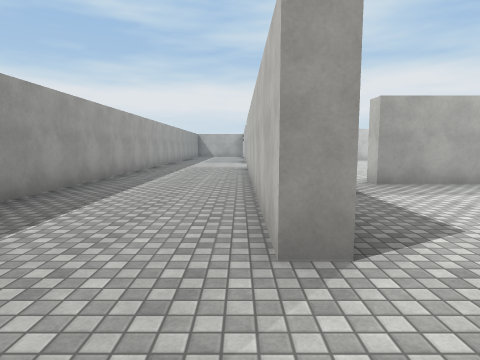
View 1 (above)

24 first-person views from a walk through a Unity game level. The camera is 1.5 m above the floor, tilts 6° down and sees 75° across. Doors are open. The floor is counted in squares, 2 m on a side. Each view is taken from the middle of a square. On the plan, view 1 faces up. The plan holds only what a view shows up to about 10 squares ahead; the rest is blank. The player character is not drawn. Surface patterns are stand-ins for the level's own textures.

View 2
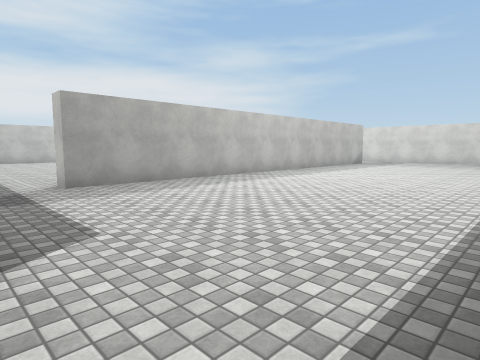

View 3
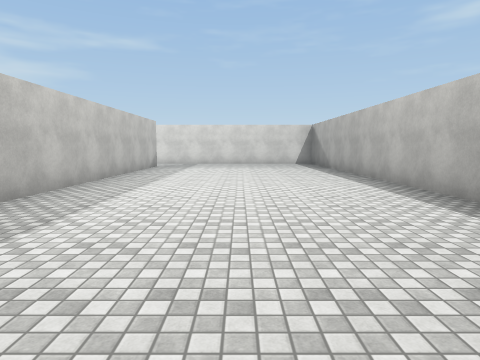

View 4
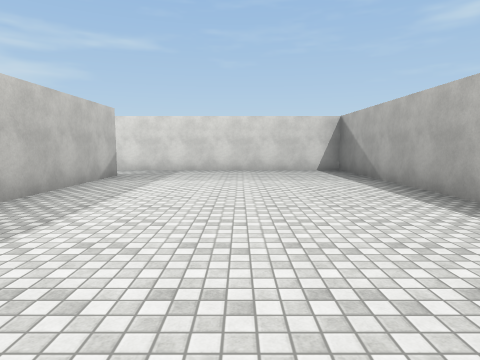

View 5
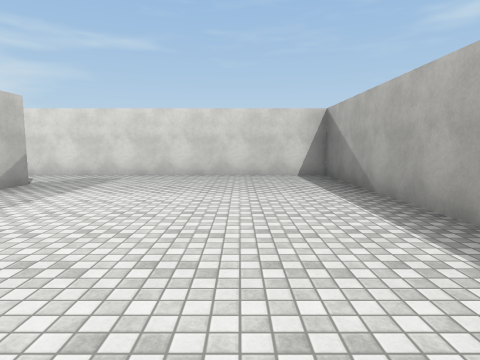

View 6
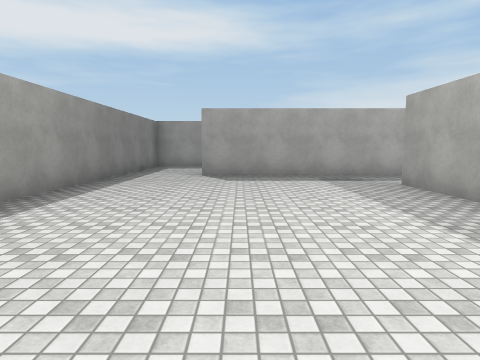

View 7
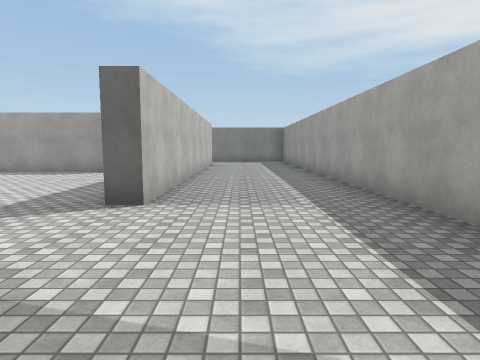

View 8
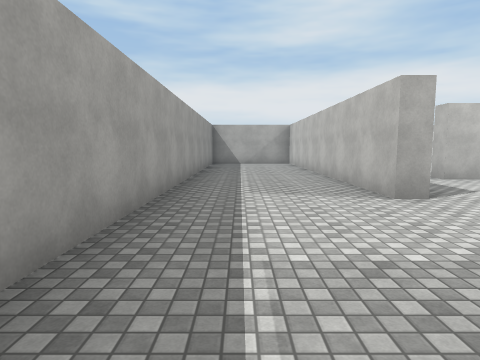

View 9
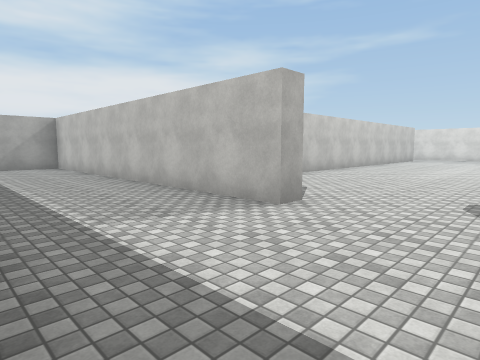

View 10
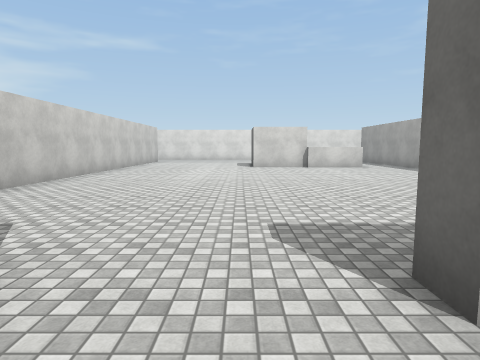

View 11
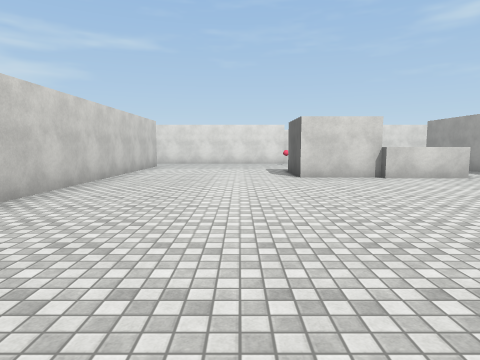

View 12
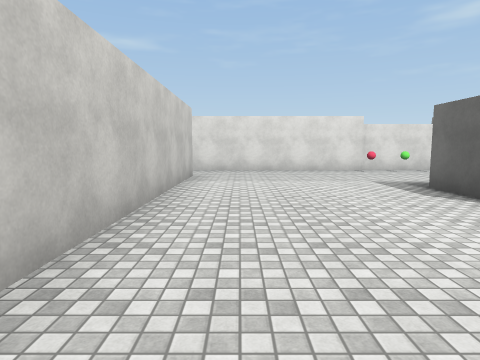

View 13
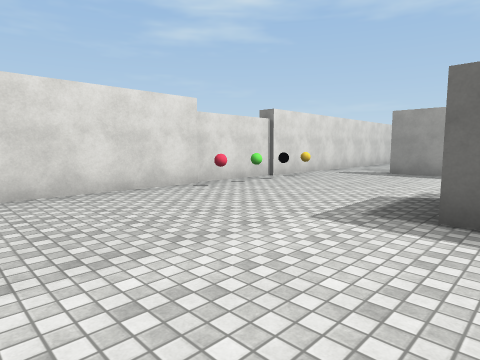

View 14
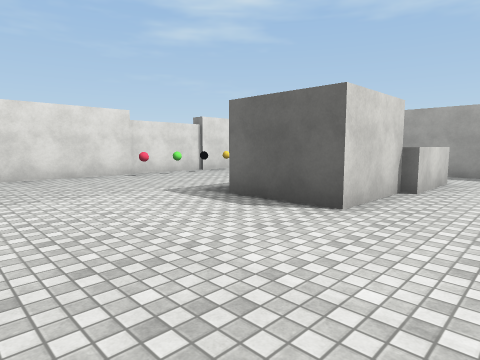

View 15
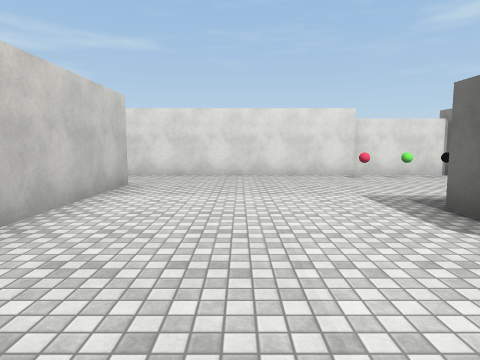

View 16
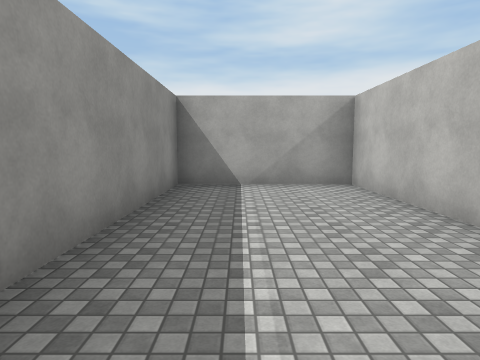

View 17
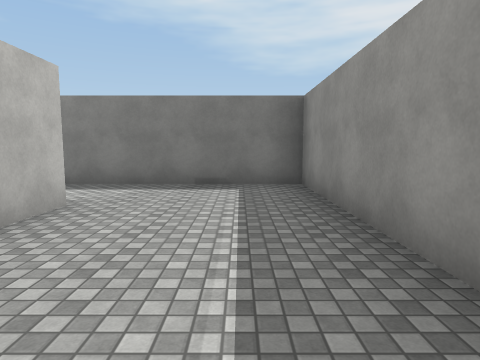

View 18
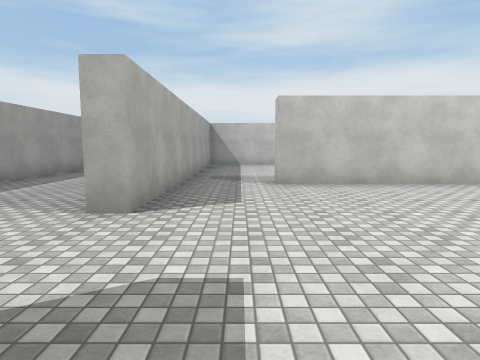

View 19
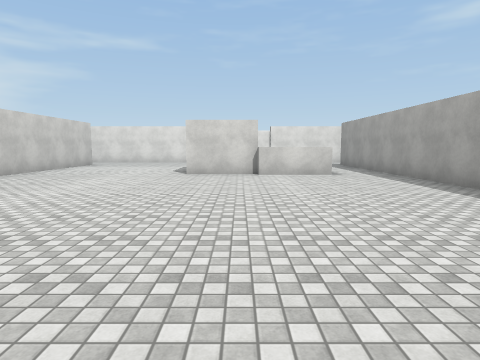

View 20
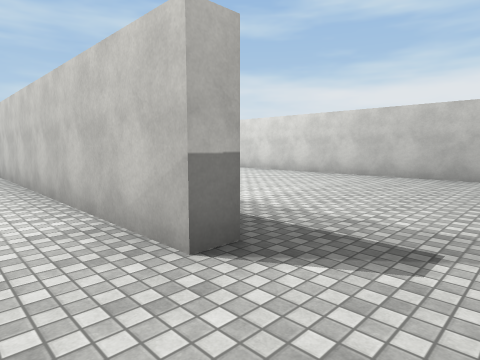

View 21
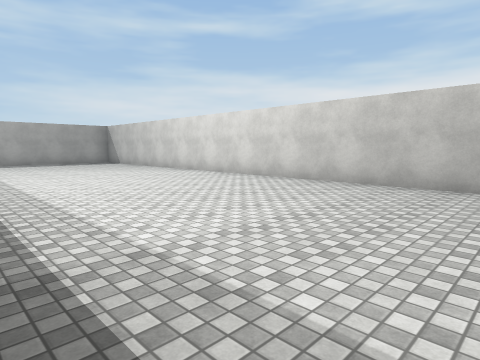

View 22
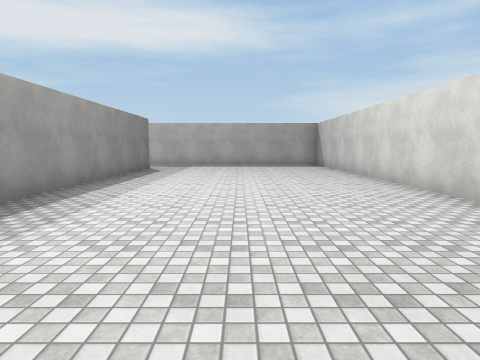

View 23
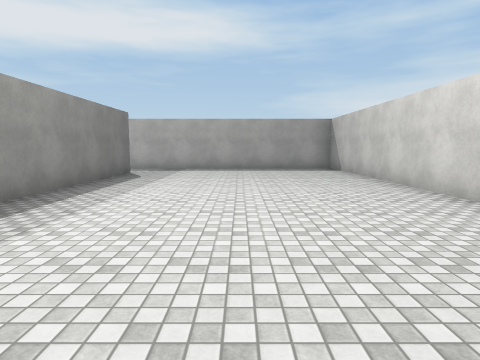

View 24
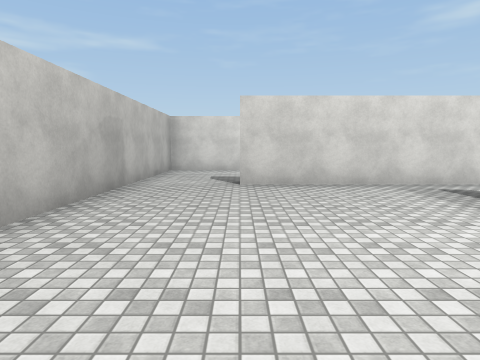

### Floor plan
Points are (right, up) in squares from view 1. A wall is a line through its corners. A room is listed if a view was taken in it or the views show most of it. See-through windows are left out.
Room 1 (views 1, 2, 3, 4, 5, 6, 7, 8, 9, 10, 16, 17)
walls: (0.8, 7.4) (0.8, 2) (0.3, 2) (0.3, 12); (7.1, -0.3) (17.2, -0.3) (17.2, 7.4); (0.3, 14.5) (0.3, 24.3) (-3.2, 24.3) (-3.2, -0.3) (4.9, -0.3); (15.2, 6.2) (2.8, 6.2) (2.8, 6.7)
ways out: opening at (2, 7) to room 2; opening at (16.5, 7) to room 2; open door at (0.4, 13.2) to room 2
Room 2 (views 11, 12, 13, 14, 15, 18, 19, 20)
walls: (15.3, 17.8) (15.3, 17.2) (2.8, 17.2) (2.8, 17.8); (2.8, 6.7) (15.2, 6.7); (0.8, 17.5) (0.8, 14.5); (17.2, 7.4) (17.2, 17.5)
ways out: opening at (2, 7) to room 1; opening at (16.5, 7) to room 1; open door at (0.4, 13.2) to room 1; opening at (2, 18) to room 3; opening at (16.5, 18) to room 3
objects: box (11, 9) to (12, 10); box (11, 11) to (12, 12); other object (17, 9); other object (17, 10); other object (17, 11); other object (17, 12)
Room 3 (views 21, 22, 23, 24)
walls: (2.8, 17.8) (9.9, 17.8); (17.2, 17.5) (17.2, 22); (17.5, 24.3) (1.9, 24.3); (0.8, 20.9) (0.8, 17.5)
ways out: opening at (2, 18) to room 2; opening at (16.5, 18) to room 2; opening at (18, 23.5)

Where each view was taken, in squares from view 1:
view 1: 0 up, 0 right, facing up
view 2: 0 up, 1 right, facing up-right
view 3: 3 up, 3 right, facing right
view 4: 3 up, 7 right, facing right
view 5: 2 up, 9 right, facing right
view 6: 3 up, 9 right, facing left
view 7: 16 up, 1 left, facing down
view 8: 10 up, 2 left, facing up
view 9: 12 up, 3 left, facing up-right
view 10: 13 up, 1 left, facing right
view 11: 14 up, 3 right, facing right
view 12: 16 up, 7 right, facing right
view 13: 16 up, 12 right, facing down-right
view 14: 16 up, 9 right, facing down-right
view 15: 15 up, 9 right, facing right
view 16: 18 up, 2 left, facing up
view 17: 6 up, 2 left, facing down
view 18: 11 up, 2 right, facing up
view 19: 11 up, 2 right, facing right
view 20: 16 up, 17 right, facing up-left
view 21: 18 up, 16 right, facing up-left
view 22: 21 up, 14 right, facing left
view 23: 21 up, 12 right, facing left
view 24: 22 up, 11 right, facing right
